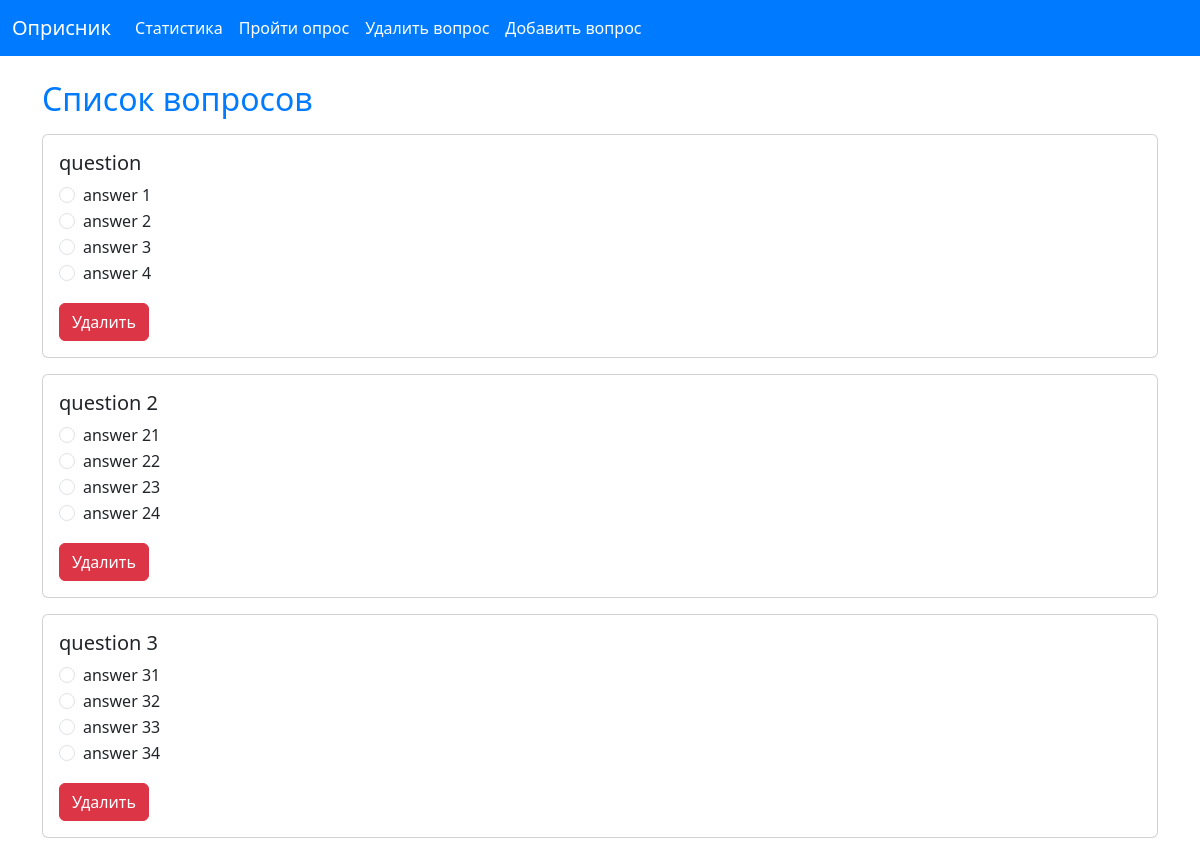
/root/, run on an earlier commit of the app's database.
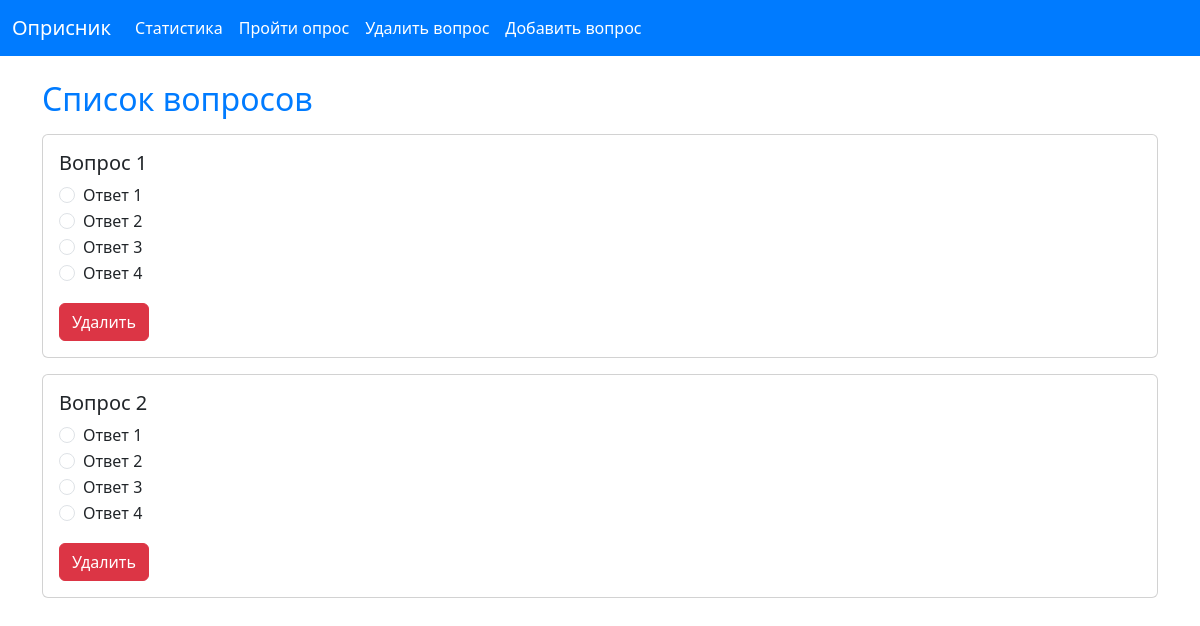
And on a later commit of the database.
### app/models.py (models this page shows)
class Questions(models.Model):
    question = models.CharField(max_length=100)
    answer1 = models.CharField(max_length=100)
    answer2 = models.CharField(max_length=100)
    answer3 = models.CharField(max_length=100)
    answer4 = models.CharField(max_length=100)

### app/views.py (the view)
# urls.py: path('root/', root),
def root(request):
    if request.method == 'GET':
        data = []
        questions_list = Questions.objects.all()
        for quest in questions_list:
            data.append({'text':quest.question,
                         'answers':[quest.answer1,
                                    quest.answer2,
                                    quest.answer3,
                                    quest.answer4],
                         'id_quest':quest.id})
        return render(request=request, template_name='root.html', context={'questions': data})
    if request.method == 'POST':
        return render(request=request, template_name='root.html', context=data)

### app/templates/root.html (shortened to what this page needs)
<!DOCTYPE html>
<html lang="ru">
<head>
    <link href="https://cdn.jsdelivr.net/npm/bootstrap@5.3.0/dist/css/bootstrap.min.css" rel="stylesheet">
</head>
<body>
    <nav class="navbar navbar-expand-lg">
        <div class="container-fluid">
            <a class="navbar-brand" href="/">Оприсник</a>
            <div class="collapse navbar-collapse" id="navbarNav">
                <ul class="navbar-nav">
                    <li class="nav-item">
                        <a class="nav-link" href="/statistik/">Статистика</a>
                    </li>
                    <li class="nav-item">
                        <a class="nav-link" href="/questions/">Пройти опрос</a>
                    </li>
                    <li class="nav-item">
                        <a class="nav-link" href="/root/">Удалить вопрос</a>
                    </li>
                    <li class="nav-item">
                        <a class="nav-link" href="/add/">Добавить вопрос</a>
                    </li>
                </ul>
            </div>
        </div>
    </nav>
    <div class="container mt-4">
        <h2>Список вопросов</h2>
        <div id="questions">
            {% for question in questions %}
                <div class="card my-3">
                    <div class="card-body">
                        <h5 class="card-title">{{ question.text }}</h5>
                        <form action="/delete/{{ question.id_quest }}">
                            {% for answer in question.answers %}
                                <div class="form-check">
                                    <input class="form-check-input" type="radio" name="question{{ forloop.parentloop.counter }}" id="answer{{ forloop.counter }}" value="{{ answer }}">
                                    <label class="form-check-label" for="answer{{ forloop.counter }}">
                                        {{ answer }}
                                    </label>
                                </div>
                                {% endfor %}
                            <button type="submit" class="btn btn-danger mt-3">Удалить</button>
                        </form>
                    </div>
                </div>
            {% endfor %}
        </div>
    </div>
</body>
</html>

What changed in the data, as far as the page shows it:
removed Questions: text "question", answers "answer 1" "answer 2" "answer 3" "answer 4"
removed Questions: text "question 2", answers "answer 21" "answer 22" "answer 23" "answer 24"
removed Questions: text "question 3", answers "answer 31" "answer 32" "answer 33" "answer 34"
added Questions: text "Вопрос 1", answers "Ответ 1" "Ответ 2" "Ответ 3" "Ответ 4"
added Questions: text "Вопрос 2", answers "Ответ 1" "Ответ 2" "Ответ 3" "Ответ 4"
Also different on the page:
new list line: "☐ Ответ 1 ☐ Ответ 2 ☐ Ответ 3 ☐ Ответ 4 Удалить"
new list line: "☐ ☐ ☐ ☐ Удалить"
list line gone: "☐ answer 1 ☐ answer 2 ☐ answer 3 ☐ answer 4 Удалить"
list line gone: "☐ ☐ ☐ ☐ Удалить"
